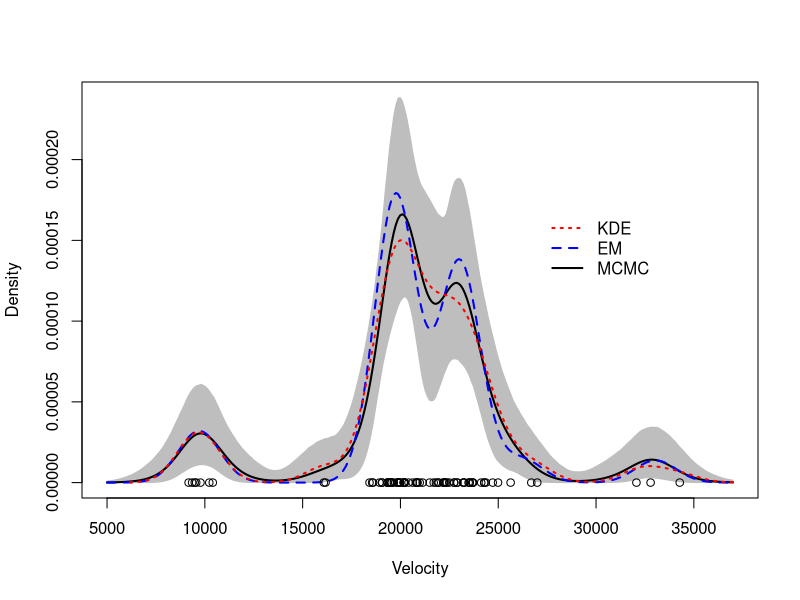

The R script that drew this image:
## Using mixture models for density estimation in the galaxies dataset
## Compare kernel density estimation, and estimates from mixtures of KK=6
## components obtained using both frequentist and Bayesian procedures
rm(list = ls())

### Loading data and setting up global variables
library(MASS)
library(MCMCpack)
data(galaxies)
KK = 6 # Based on the description of the dataset
x = galaxies
n = length(x)
set.seed(781209)


### First, compute the "Maximum Likelihood" density estimate associated with a location mixture of 6 Gaussian distributions using the EM algorithm
## Initialize the parameters
w = rep(1, KK) / KK
mu = rnorm(KK, mean(x), sd(x))
sigma = sd(x) / KK

epsilon = 0.000001
s = 0
sw = FALSE
KL = -Inf
KL.out = NULL

while (!sw) {
  ## E step
  v = array(0, dim = c(n, KK))
  for (k in 1:KK) {
    v[, k] = log(w[k]) + dnorm(x, mu[k], sigma, log = TRUE)
  }
  for (i in 1:n) {
    v[i, ] = exp(v[i, ] - max(v[i, ])) / sum(exp(v[i, ] - max(v[i, ])))
  }

  ## M step
  # Weights
  w = apply(v, 2, mean)
  mu = rep(0, KK)
  for (k in 1:KK) {
    for (i in 1:n) {
      mu[k] = mu[k] + v[i, k] * x[i]
    }
    mu[k] = mu[k] / sum(v[, k])
  }
  # Standard deviations
  sigma = 0
  for (i in 1:n) {
    for (k in 1:KK) {
      sigma = sigma + v[i, k] * (x[i] - mu[k])^2
    }
  }
  sigma = sqrt(sigma / sum(v))

  ## Check convergence
  KLn = 0
  for (i in 1:n) {
    for (k in 1:KK) {
      KLn = KLn + v[i, k] * (log(w[k]) + dnorm(x[i], mu[k], sigma, log = TRUE))
    }
  }
  if (abs(KLn - KL) / abs(KLn) < epsilon) {
    sw = TRUE
  }
  KL = KLn
  KL.out = c(KL.out, KL)
  s = s + 1
  print(paste(s, KLn))
}
xx = seq(5000, 37000, length = 300)
nxx = length(xx)
density.EM = rep(0, nxx)
for (s in 1:nxx) {
  for (k in 1:KK) {
    density.EM[s] = density.EM[s] + w[k] * dnorm(xx[s], mu[k], sigma)
  }
}

### Get a "Bayesian" kernel density estimator based on the same location mixture of 6 normals
## Priors set up using an "empirical Bayes" approach
aa = rep(1, KK)
eta = mean(x)
tau = sqrt(var(x))
dd = 2
qq = var(x) / KK

## Initialize the parameters
w = rep(1, KK) / KK
mu = rnorm(KK, mean(x), sd(x))
sigma = sd(x) / KK
cc = sample(1:KK, n, replace = T, prob = w)

## Number of iterations of the sampler
rrr = 12000
burn = 2000

## Storing the samples
cc.out = array(0, dim = c(rrr, n))
w.out = array(0, dim = c(rrr, KK))
mu.out = array(0, dim = c(rrr, KK))
sigma.out = rep(0, rrr)
logpost = rep(0, rrr)


for (s in 1:rrr) {
  # Sample the indicators
  for (i in 1:n) {
    v = rep(0, KK)
    for (k in 1:KK) {
      v[k] = log(w[k]) + dnorm(x[i], mu[k], sigma, log = TRUE) # Compute the log of the weights
    }
    v = exp(v - max(v)) / sum(exp(v - max(v)))
    cc[i] = sample(1:KK, 1, replace = TRUE, prob = v)
  }

  # Sample the weights
  w = as.vector(rdirichlet(1, aa + tabulate(cc, nbins = KK)))

  # Sample the means
  for (k in 1:KK) {
    nk = sum(cc == k)
    xsumk = sum(x[cc == k])
    tau2.hat = 1 / (nk / sigma^2 + 1 / tau^2)
    mu.hat = tau2.hat * (xsumk / sigma^2 + eta / tau^2)
    mu[k] = rnorm(1, mu.hat, sqrt(tau2.hat))
  }

  # Sample the variances
  dd.star = dd + n / 2
  qq.star = qq + sum((x - mu[cc])^2) / 2
  sigma = sqrt(1 / rgamma(1, dd.star, qq.star))

  # Store samples
  cc.out[s, ] = cc
  w.out[s, ] = w
  mu.out[s, ] = mu
  sigma.out[s] = sigma
  for (i in 1:n) {
    logpost[s] = logpost[s] + log(w[cc[i]]) + dnorm(x[i], mu[cc[i]], sigma, log = TRUE)
  }
  logpost[s] = logpost[s] + log(ddirichlet(w, aa))
  for (k in 1:KK) {
    logpost[s] = logpost[s] + dnorm(mu[k], eta, tau, log = TRUE)
  }
  logpost[s] = logpost[s] + dgamma(1 / sigma^2, dd, qq, log = TRUE) - 4 * log(sigma)
  if (s / 500 == floor(s / 500)) {
    print(paste("s =", s))
  }
}

## Compute the samples of the density over a dense grid
density.mcmc = array(0, dim = c(rrr - burn, length(xx)))
for (s in 1:(rrr - burn)) {
  for (k in 1:KK) {
    density.mcmc[s, ] = density.mcmc[s, ] + w.out[s + burn, k] * dnorm(xx, mu.out[s + burn, k], sigma.out[s + burn])
  }
}
density.mcmc.m = apply(density.mcmc, 2, mean)

## Plot Bayesian estimate with pointwise credible bands along with kernel density estimate and frequentist point estimate
colscale = c("black", "blue", "red")
yy = density(x)
density.mcmc.lq = apply(density.mcmc, 2, quantile, 0.025)
density.mcmc.uq = apply(density.mcmc, 2, quantile, 0.975)
plot(xx, density.mcmc.m, type = "n", ylim = c(0, max(density.mcmc.uq)), xlab = "Velocity", ylab = "Density")
polygon(c(xx, rev(xx)), c(density.mcmc.lq, rev(density.mcmc.uq)), col = "grey", border = "grey")
lines(xx, density.mcmc.m, col = colscale[1], lwd = 2)
lines(xx, density.EM, col = colscale[2], lty = 2, lwd = 2)
lines(yy, col = colscale[3], lty = 3, lwd = 2)
points(x, rep(0, n))
legend(27000, 0.00017, c("KDE", "EM", "MCMC"), col = colscale[c(3, 2, 1)], lty = c(3, 2, 1), lwd = 2, bty = "n")
